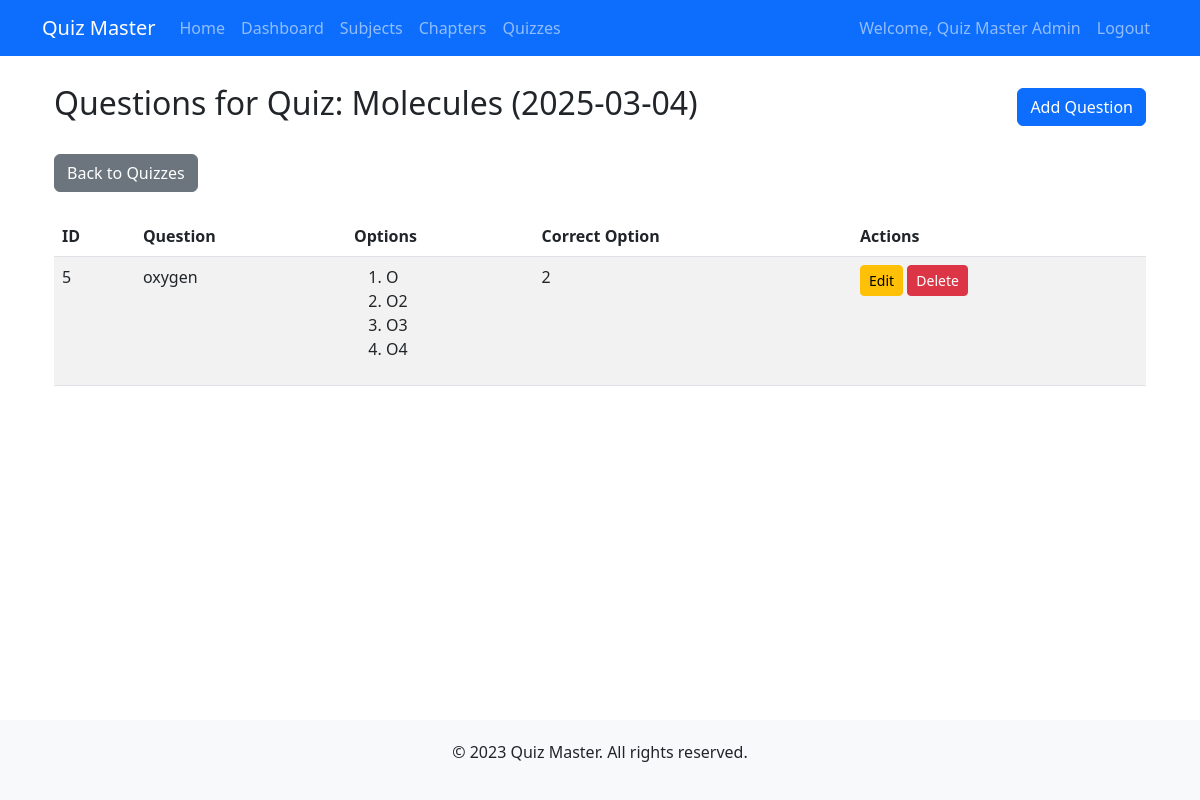
Screenshot of /admin/quizzes/2/questions (signed in) with the database file from the repository.
### models.py (models this page shows, shortened)
class User(db.Model, UserMixin):
    id = db.Column(db.Integer, primary_key=True)
    username = db.Column(db.String(100), unique=True, nullable=False)
    password_hash = db.Column(db.String(200), nullable=False)
    full_name = db.Column(db.String(100), nullable=False)
    qualification = db.Column(db.String(100))
    dob = db.Column(db.Date)
    is_admin = db.Column(db.Boolean, default=False)
    quiz_attempts = db.relationship('Score', backref='user', lazy=True)

class Chapter(db.Model):
    id = db.Column(db.Integer, primary_key=True)
    name = db.Column(db.String(100), nullable=False)
    description = db.Column(db.Text)
    subject_id = db.Column(db.Integer, db.ForeignKey('subject.id'), nullable=False)
    quizzes = db.relationship('Quiz', backref='chapter', lazy=True, cascade="all, delete-orphan")

class Quiz(db.Model):
    id = db.Column(db.Integer, primary_key=True)
    chapter_id = db.Column(db.Integer, db.ForeignKey('chapter.id'), nullable=False)
    date_of_quiz = db.Column(db.Date, nullable=False)
    time_duration = db.Column(db.String(5), nullable=False)  # Format: "HH:MM"
    remarks = db.Column(db.Text)
    questions = db.relationship('Question', backref='quiz', lazy=True, cascade="all, delete-orphan")
    attempts = db.relationship('Score', backref='quiz', lazy=True)

class Question(db.Model):
    id = db.Column(db.Integer, primary_key=True)
    quiz_id = db.Column(db.Integer, db.ForeignKey('quiz.id'), nullable=False)
    question_statement = db.Column(db.Text, nullable=False)
    option1 = db.Column(db.String(200), nullable=False)
    option2 = db.Column(db.String(200), nullable=False)
    option3 = db.Column(db.String(200), nullable=False)
    option4 = db.Column(db.String(200), nullable=False)
    correct_option = db.Column(db.Integer, nullable=False)  # 1, 2, 3, or 4

### app.py (the view)
@app.route('/admin/quizzes/<int:quiz_id>/questions')
@login_required
def quiz_questions(quiz_id):
    if not current_user.is_admin:
        flash('Access denied', 'danger')
        return redirect(url_for('index'))
    quiz = Quiz.query.get_or_404(quiz_id)
    questions = Question.query.filter_by(quiz_id=quiz_id).all()
    return render_template('admin/questions.html', quiz=quiz, questions=questions)

### app.py (called while the page is built)
@login_manager.user_loader
def load_user(user_id):
    return User.query.get(int(user_id))

### templates/admin/questions.html
{% extends 'admin/base.html' %}
{% block content %}
<div class="container mt-4">
    <div class="d-flex justify-content-between align-items-center mb-4">
        <h2>Questions for Quiz: {{ quiz.chapter.name }} ({{ quiz.date_of_quiz.strftime('%Y-%m-%d') }})</h2>
        <a href="{{ url_for('add_question', quiz_id=quiz.id) }}" class="btn btn-primary">Add Question</a>
    </div>
    <div class="mb-4">
        <a href="{{ url_for('admin_quizzes') }}" class="btn btn-secondary">Back to Quizzes</a>
    </div>
    {% if questions %}
    <div class="table-responsive">
        <table class="table table-striped">
            <thead>
                <tr>
                    <th>ID</th>
                    <th>Question</th>
                    <th>Options</th>
                    <th>Correct Option</th>
                    <th>Actions</th>
                </tr>
            </thead>
            <tbody>
                {% for question in questions %}
                <tr>
                    <td>{{ question.id }}</td>
                    <td>{{ question.question_statement }}</td>
                    <td>
                        <ol>
                            <li>{{ question.option1 }}</li>
                            <li>{{ question.option2 }}</li>
                            <li>{{ question.option3 }}</li>
                            <li>{{ question.option4 }}</li>
                        </ol>
                    </td>
                    <td>{{ question.correct_option }}</td>
                    <td>
                        <a href="{{ url_for('edit_question', question_id=question.id) }}" class="btn btn-sm btn-warning">Edit</a>
                        <form action="{{ url_for('delete_question', question_id=question.id) }}" method="POST" class="d-inline">
                            <button type="submit" class="btn btn-sm btn-danger" onclick="return confirm('Are you sure you want to delete this question?')">Delete</button>
                        </form>
                    </td>
                </tr>
                {% endfor %}
            </tbody>
        </table>
    </div>
    {% else %}
    <div class="alert alert-info">No questions found for this quiz. Add questions to get started.</div>
    {% endif %}
</div>
{% endblock %}

### templates/base.html (shortened to what this page needs)
<!DOCTYPE html>
<html lang="en">
<head>
    <link href="https://cdn.jsdelivr.net/npm/bootstrap@5.3.0-alpha1/dist/css/bootstrap.min.css" rel="stylesheet">
</head>
<body>
    <nav class="navbar navbar-expand-lg navbar-dark bg-primary fixed-top">
        <div class="container">
            <a class="navbar-brand" href="{{ url_for('index') }}">Quiz Master</a>
            <div class="collapse navbar-collapse" id="navbarNav">
                <ul class="navbar-nav me-auto">
                    <li class="nav-item">
                        <a class="nav-link" href="{{ url_for('index') }}">Home</a>
                    </li>
                    {% if current_user.is_authenticated %}
                        {% if current_user.is_admin %}
                            <li class="nav-item">
                                <a class="nav-link" href="{{ url_for('admin_dashboard') }}">Dashboard</a>
                            </li>
                            <li class="nav-item">
                                <a class="nav-link" href="{{ url_for('admin_subjects') }}">Subjects</a>
                            </li>
                            <li class="nav-item">
                                <a class="nav-link" href="{{ url_for('admin_chapters') }}">Chapters</a>
                            </li>
                            <li class="nav-item">
                                <a class="nav-link" href="{{ url_for('admin_quizzes') }}">Quizzes</a>
                            </li>
                        {% endif %}
                    {% endif %}
                </ul>
                <ul class="navbar-nav">
                    {% if current_user.is_authenticated %}
                        <li class="nav-item">
                            <span class="nav-link">Welcome, {{ current_user.full_name }}</span>
                        </li>
                        <li class="nav-item">
                            <a class="nav-link" href="{{ url_for('logout') }}">Logout</a>
                        </li>
                    {% endif %}
                </ul>
            </div>
        </div>
    </nav>
    <div class="container content">
        {% block content %}{% endblock %}
    </div>
    <footer class="text-center">
        <div class="container">
            <p>&copy; 2023 Quiz Master. All rights reserved.</p>
        </div>
    </footer>
</body>
</html>

### templates/base.html (style rules this page uses)
body { padding-top: 60px; min-height: 100vh; display: flex; flex-direction: column; }
.content { flex: 1; }
footer { margin-top: auto; padding: 20px 0; background-color: #f8f9fa; }

### rows the page displays
User: full_name "Quiz Master Admin"
Chapter: chapter.name "Molecules"
Quiz: date_of_quiz "2025-03-04"
Question: id "5", question_statement "oxygen", option1 "O", option2 "O2", option3 "O3", option4 "O4", correct_option "2"
